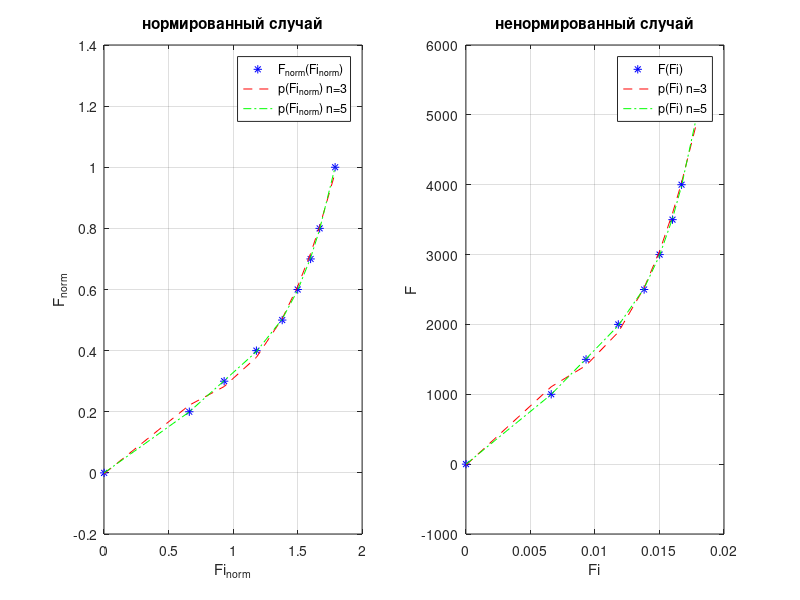

MATLAB code for this plot:
% 4 вар

% очистка экрана и рабочего пространства

clc;
clear;
close;

% описываем нашу схему

R0 = 4;
In = 100;
Un = In * R0;

Uv = Un; % 2 з-н Кирхгофа
Iv = 97.2;
Rv = Uv / Iv;

w = 3000; % число витков

k = 1000; % множитель для варианта 4

F_n = 5000; % ??????????
F = [0 1.0 1.5 2.0 2.5 3.0 3.5 4.0 5.0]' .* k; % ненормированная МДС
F_norm = F ./ F_n; % нормированная МДС

Fi_n = 0.01;
Fi_norm = ([0 0.66 0.93 1.18 1.38 1.5 1.6 1.67 1.79] + 0.001)'; % нормированны магнитный поток
Fi = Fi_norm.*Fi_n; % ненормированный магнитный поток

% ---------------------------------------------------------

% нормированные величины

% уравнение невязок в матричном виде для n = 3

G1 = [];
G1(:,1) = Fi_norm'.^0;
G1(:,2) = Fi_norm'.^1;
G1(:,3) = Fi_norm'.^2;
G1(:,4) = Fi_norm'.^3;

C1 = inv(G1'*G1)*(G1'*F_norm);
p3_norm = [C1(4) C1(3) C1(2) C1(1)];
P3_norm = polyval(p3_norm, Fi_norm); % оценивает полиномиальный p3_norm в каждой точке в Fi_norm

% функционал точности для n = 3

Jnorm3 = (F_norm-G1*C1)'*(F_norm-G1*C1)

% уравнение невязок в матричном виде для n = 5

G2 = [];
G2(:,1) = Fi_norm'.^0;
G2(:,2) = Fi_norm'.^1;
G2(:,3) = Fi_norm'.^2;
G2(:,4) = Fi_norm'.^3;
G2(:,5) = Fi_norm'.^4;
G2(:,6) = Fi_norm'.^5;

C2 = inv(G2'*G2)*(G2'*F_norm);
p5_norm = [C2(6) C2(5) C2(4) C2(3) C2(2) C2(1)];
P5_norm = polyval(p5_norm, Fi_norm);

% функционал точности для n = 5

Jnorm5= (F_norm-G2*C2)'*(F_norm-G2*C2)

% строим правый график

subplot(1, 2, 1); % одно окно по вертикали 2 по горизонтали, работаем с 1-ым окном
plot(Fi_norm, F_norm,'b*', Fi_norm, P3_norm, 'r--', Fi_norm, P5_norm, 'g-.');
legend('F_n_o_r_m(Fi_n_o_r_m)', 'p(Fi_n_o_r_m) n=3', 'p(Fi_n_o_r_m) n=5');
title('нормированный случай');
xlabel('Fi_n_o_r_m');
ylabel('F_n_o_r_m');
grid on;

% ---------------------------------------------------------

% ненормированные величины

% уравнение невязок в матричном виде для n = 3

G3 = [];
G3(:,1) = Fi'.^0;
G3(:,2) = Fi'.^1;
G3(:,3) = Fi'.^2;
G3(:,4) = Fi'.^3;

C3 = inv(G3'*G3)*(G3'*F);
p3 = [C3(4) C3(3) C3(2) C3(1)];
P3 = polyval(p3, Fi);

% функционал точности для n = 3

Jnenorm3 = (F-G3*C3)'*(F-G3*C3)

% уравнение невязок в матричном виде для n = 5

G4 = [];
G4(:,1) = Fi' .^ 0;
G4(:,2) = Fi' .^ 1;
G4(:,3) = Fi' .^ 2;
G4(:,4) = Fi' .^ 3;
G4(:,5) = Fi' .^ 4;
G4(:,6) = Fi' .^ 5;

C4 = inv(G4'*G4)*(G4'*F);
p5 = [C4(6) C4(5) C4(4) C4(3) C4(2) C4(1)];
P5 = polyval(p5,Fi);

% функционал точности для n = 5

Jnenorm5 = (F-G4*C4)'*(F-G4*C4)

% строим левый график

subplot(1, 2, 2); % работаем с 2-ым окном
plot(Fi, F, 'b*', Fi, P3, 'r--', Fi, P5, 'g-.');
legend('F(Fi)', 'p(Fi) n=3', 'p(Fi) n=5');
title('ненормированный случай');
xlabel('Fi');
ylabel('F');
grid on;
